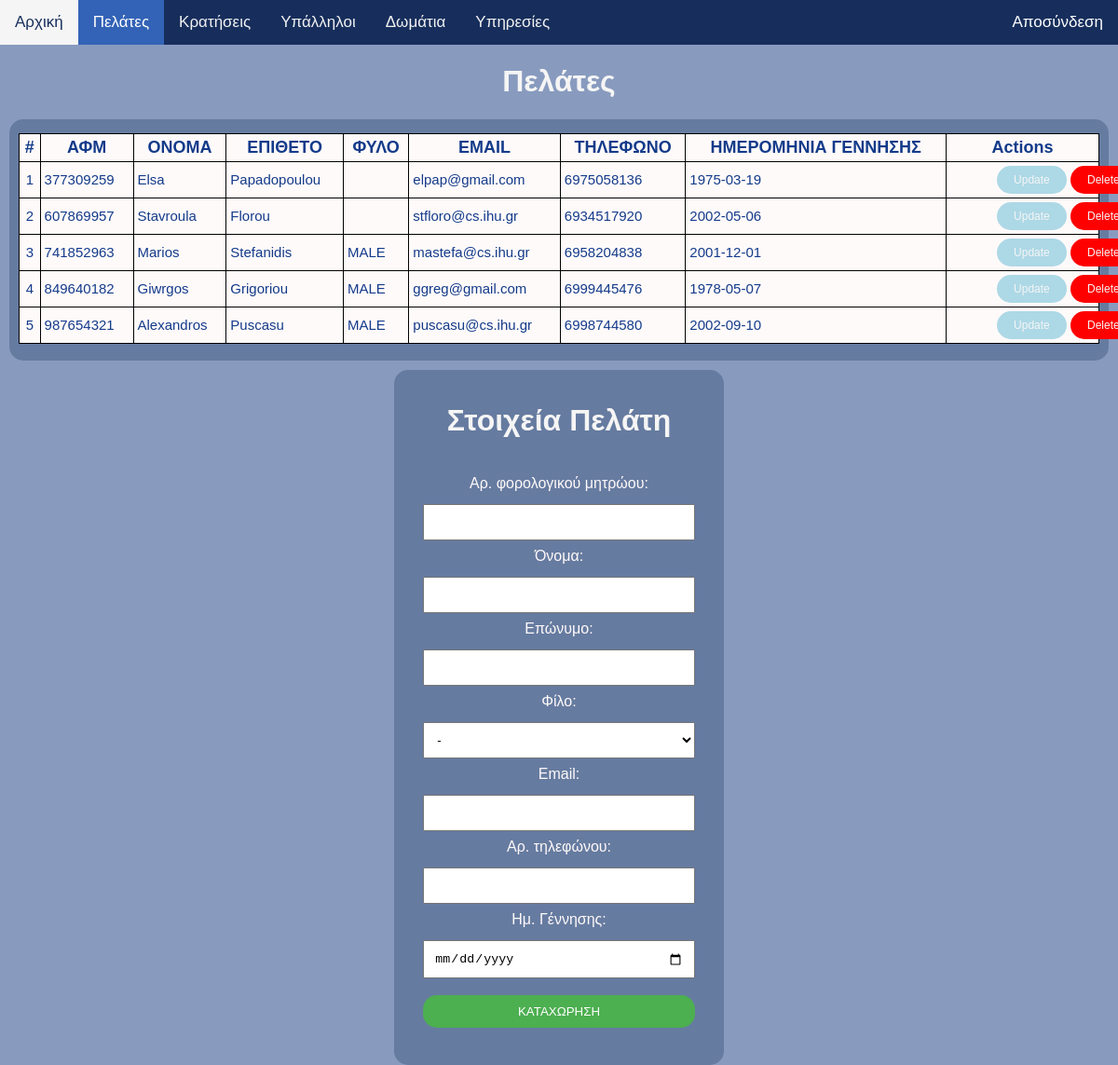
The page /back_page/panel/pelates.php (signed in) on the database its author committed.
### tables this page shows
CREATE TABLE `pelaths` (
  `afm` varchar(9) NOT NULL,
  `onoma` varchar(20) NOT NULL,
  `epitheto` varchar(35) NOT NULL,
  `filo` enum('MALE','FEMALE','OTHER') DEFAULT NULL,
  `email` varchar(30) DEFAULT NULL,
  `thlefono` char(10) NOT NULL,
  `hm_gennishs` date NOT NULL
);

### back_page/accesses.php (called while the page is built, shortened)
<?php
    include 'db_connection.php';
    function getRights(){
        global $conne;
        $right = $_SESSION['dikaiwma'] ;
        $query_login = "SELECT prosvasi FROM dikaiwmata WHERE kwdikos = '$right' ";
        $result = mysqli_query($conne , $query_login) ;
        $row= mysqli_fetch_row($result);
        $acces = explode(',', $row[0]);
        return $acces;
    }
    function shouldDisplayLink($userRole) {
        $rights = getRights();
        $userRoles = is_array($userRole) ? $userRole : [$userRole];
        foreach ($userRoles as $role) {
            if (in_array($role, $rights)) {
                return true;
            }
        }
        return false;
    }
    function isActive($page) {
        $current_page = basename($_SERVER['PHP_SELF'], '.php');
        if ($page == $current_page) {
            return 'class="active" style="background-color: #3363b6; color: white;"';
        } else {
            return '';
        }
    }
?>

### back_page/panel/pelates.php (the view, shortened to what this page needs)
<?php
    include '../accesses.php';
?>
<!DOCTYPE html>
<html lang="en">
<head>
    <link rel="stylesheet" href="../css/navbar.css">
    <link rel="stylesheet" href="../css/pelates.css">
</head>
<body style="background-color: #889bbf;">
<div class="topnav">
    <a href="home.php" <?php echo isActive('home')  ?>>Αρχική</a>
    <a href="pelates.php" <?php if (!shouldDisplayLink('pelates')) echo ' style="display: none;"' ; echo isActive('pelates')  ?>> Πελάτες </a>
    <a href="krathseis.php" <?php if (!shouldDisplayLink('krathseis')) echo ' style="display: none;"' ; echo isActive('krathseis') ?>> Κρατήσεις </a>
    <a href="upaliloi.php" <?php if (!shouldDisplayLink('upaliloi')) echo ' style="display: none;"' ; echo isActive('upaliloi')?>> Υπάλληλοι </a>
    <a href="dwmatia.php" <?php if (!shouldDisplayLink('dwmatia')) echo ' style="display: none;"' ; echo isActive('dwmatia')?>> Δωμάτια </a>
    <a href="uphresies.php" <?php if (!shouldDisplayLink('uphresies')) echo ' style="display: none;"' ; echo isActive('uphresies')?>>Υπηρεσίες </a>
    <a href="../logout.php" class="split">Αποσύνδεση</a>
</div>
<div style="padding-left:10px; padding-right:10px">
<h1> Πελάτες</h1>
<div class="dedwmena">
<table border="1" cellspacing="3" cellpadding="4">
  <tr>
    <th>#</th>
    <th>ΑΦΜ</th>
    <th>ΟΝΟΜΑ</th>
    <th>ΕΠΙΘΕΤΟ</th>
    <th>ΦΥΛΟ</th>
    <th>EMAIL</th>
    <th>ΤΗΛΕΦΩΝΟ</th>
    <th>ΗΜΕΡΟΜΗΝΙΑ ΓΕΝΝΗΣΗΣ</th>
    <th>Actions</th>
  </tr>
<?php
    include '../db_connection.php';
    $query = "select * from pelaths";
    $queryResult= mysqli_query($conne , $query);
    $num = 0;
    while($row = mysqli_fetch_assoc($queryResult)) {
        $num = $num + 1 ;
    ?>
    <tbody>
    <tr  id='row-<?php echo $row['afm'] ?>'>
      <td style="text-align: center;"><?php echo $num ?> </td>
      <td><?php echo $row['afm']?></td>
      <td><?php echo $row['onoma']?></td>
      <td><?php echo $row['epitheto']?></td>
      <td><?php echo $row['filo']?></td>
      <td><?php echo $row['email']?></td>
      <td><?php echo $row['thlefono']?></td>
      <td><?php echo $row['hm_gennishs']?></td>
      <td >
        <button class="btnUpdate" onclick="showUpdateForm(<?php echo $row['afm']; ?>)">Update</button>
        <form method="post" class="formdel" >
            <button type="submit" class="btnDelete" name="delete-customer">Delete</button>
        </form>
      </td>
    </tr>
    </tbody>
        <?php
    }
?>
</table>
<br>
</div>
<div class="form">
<form action="<?php echo htmlspecialchars($_SERVER["PHP_SELF"]);?>" method="post" id="new-customer" style="text-align:center; padding-bottom:15px;" >
        <h1>Στοιχεία Πελάτη</h1><br>
        <label for="afm">Αρ. φορολογικού μητρώου: </label>
            <input id="afm" name="afm" type="text" minlength="9" maxlength="9" value=""><br>
        <label for="first-name">Όνομα: </label>
            <input id="first-name" name="fname" type="text" value=""><br>
        <label for="last-name">Επώνυμο: </label>
            <input id="last-name" name="lname" type="text" value=""><br>
        <label for="sex">Φίλο: </label>
        <select id="sex" name="sex">
            <option value=""> - </option>
        </select><br>
        <label for="email">Email: </label>
            <input id="email" name="email" type="email" value=""><br>
        <label for="phone">Αρ. τηλεφώνου: </label>
            <input id="phone" name="phone" type="tel" max="10" value=""><br>
        <label for="bdate">Ημ. Γέννησης: </label>
            <input id="bdate" name="bdate" type="date" value=""><br>
        <button id="submit-btn" class="submit" type="submit" name="data-submit">ΚΑΤΑΧΩΡΗΣΗ</button>
    </form>
</div>
</div>
</body>
</html>

### back_page/css/navbar.css (style rules this page uses)
body { margin: 0; font-family: Arial, Helvetica, sans-serif; background-color: #889bbf; }
.topnav { overflow: hidden; background-color: #172e5c; }
.topnav a { float: left; color: #f2f2f2; text-align: center; padding: 14px 16px; text-decoration: none; font-size: 17px; }
.topnav a.split { float: right; background-color: #172e5c; color: white; }
a.active { background-color: #3363b6; color: white; }

### back_page/css/pelates.css (style rules this page uses)
h1 { color: whitesmoke; text-align: center; }
table { border-radius: 3px; width: 100%; font-family: Arial, Helvetica, sans-serif; background-color: snow; color:#133b8a; border: 1px solid black; border-collapse: collapse }
th { background-color: snow; font-weight: bold; font-size: 18px; text-align: center; }
td { font-size: 15px; }
.btnUpdate { text-align: center; background-color: lightblue; padding-top: 8px; padding-bottom: 8px; padding-right: 18px; padding-left: 18px; border-radius: 15px; margin-left: 50px ; }
.btnDelete { margin-right: -110px; text-align: center; background-color: red; padding-top: 8px; padding-bottom: 8px; padding-right: 18px; padding-left: 18px; border-radius: 15px; }
.formdel { display: inline-block; margin: auto; }
.btnDelete,.btnUpdate { border: none; color: whitesmoke; font-size: 12px; }
.dedwmena { border-radius: 15px; background-color: #667ba0 ; padding-left: 10px; padding-right: 10px; padding-top: 15px; padding-right: 10px; }
.form { margin-top: 10px; margin-right: 35%; margin-left: 35%; border-radius: 15px; background-color: #667ba0; padding: 15px; }
form { text-align: left; }
label { display: block; text-align: center; margin-bottom: 5px; color: snow; }
input[type="text"], input[type="password"], input[type="email"], input[type="tel"], select, input[type="date"] { width: 90%; margin: 8px 0; padding: 10px; box-sizing: border-box; }
.submit { width: 90%; margin: 10px 0; padding: 10px; box-sizing: border-box; background-color: #4caf50; color: white; border: none; border-radius: 15px; cursor: pointer; }

### rows shown on the page
pelaths: afm "377309259", onoma "Elsa", epitheto "Papadopoulou", email "elpap@gmail.com", thlefono "6975058136", hm_gennishs "1975-03-19"
pelaths: afm "607869957", onoma "Stavroula", epitheto "Florou", email "stfloro@cs.ihu.gr", thlefono "6934517920", hm_gennishs "2002-05-06"
pelaths: afm "741852963", onoma "Marios", epitheto "Stefanidis", filo "MALE", email "mastefa@cs.ihu.gr", thlefono "6958204838", hm_gennishs "2001-12-01"
pelaths: afm "849640182", onoma "Giwrgos", epitheto "Grigoriou", filo "MALE", email "ggreg@gmail.com", thlefono "6999445476", hm_gennishs "1978-05-07"
pelaths: afm "987654321", onoma "Alexandros", epitheto "Puscasu", filo "MALE", email "puscasu@cs.ihu.gr", thlefono "6998744580", hm_gennishs "2002-09-10"
